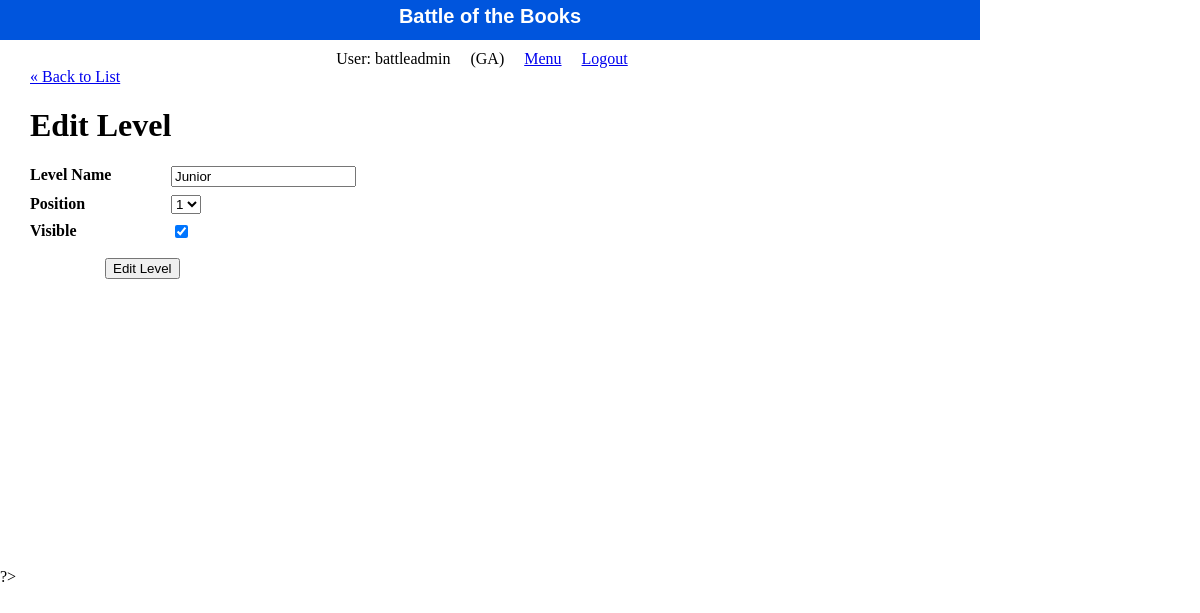
/public/staff/levels/edit.php?id=1 (signed in), run on the app's committed database.
### tables this page shows
CREATE TABLE `level` (
  `id` int(255) NOT NULL,
  `position` int(11) NOT NULL,
  `visible` int(11) NOT NULL,
  `level_name` varchar(255) DEFAULT NULL
);

### private/functions.php (called while the page is built, shortened)
<?php
function url_for($script_path) {
  return WWW_ROOT . $script_path;
}
function u($string="") {
  return urlencode($string);
}
function h($string="") {
  return htmlspecialchars($string);
}
 ?>

### private/database.php (called while the page is built, shortened)
<?php
  function db_escape($connection, $string) {
    return mysqli_real_escape_string($connection, $string);
  }
?>

### private/query_functions.php (called while the page is built, shortened)
<?php
  function find_all_levels() {
      global $db;
      $sql = "SELECT * FROM level ";
      $sql .= "ORDER BY position ASC";
      $result = mysqli_query($db, $sql);
      return $result;
    }
  function find_level_by_id($id) {
      global $db;
      $sql = "SELECT * FROM level ";
      $sql .= "WHERE id='" . db_escape($db, $id) . "'";
      $result = mysqli_query($db, $sql);
      $category = mysqli_fetch_assoc($result);
      return $category;
    }
?>

### public/staff/levels/edit.php (the view, shortened to what this page needs)
<?php
$id = $_GET['id'];
if(is_post_request())
{
  $level = [];
  $level['id'] = $id;
  $level['level_name'] = $_POST['level_name'] ?? '';
  $level['visible'] = $_POST['visible'] ?? '';
  $level['position'] = $_POST['position'] ?? '';
  $result = update_level($level);
  if($result === true)
  {
    redirect_to(url_for('/staff/levels/show.php?id=' . $id));
  }
  else
  {
    $errors = $result;
  }
}
  else {
  $level = find_level_by_id($id);
  }
  $level_set = find_all_levels();
  $level_count = mysqli_num_rows($level_set);
?>
<?php include(SHARED_PATH . '/staff_header.php'); ?>
<div id="content">
  <a class="back-link" href="<?php echo url_for('/staff/levels/index.php'); ?>">&laquo; Back to List</a>
  <div class="level new">
    <h1>Edit Level</h1>
    <form action="<?php echo url_for('/staff/levels/edit.php?id=' . h(u($id))); ?>" method="post">
      <dl>
        <dt>Level Name</dt>
        <dd><input type="text" name="level_name" value="<?php echo h($level['level_name']); ?>" /></dd>
      </dl>
      <dl>
        <dt>Position</dt>
        <dd>
          <select name="position">
            <?php
            for ($i=1; $i <= $level_count; $i++) {
              echo "<option value=\"{$i}\"";
              if($level["position"] == $i)
               {
                 echo " selected";
               }
               echo ">{$i}</option>" ;
             }
             ?>
          </select>
        </dd>
      </dl>
      <dl>
        <dt>Visible</dt>
        <dd>
          <input type="checkbox" name="visible" value="1"<?php if($level['visible'] == "1") { echo " checked"; } ?> />
        </dd>
      </dl>
      <div id="operations">
        <input type="submit" value="Edit Level" />
      </div>
    </form>
  </div>
</div>
?>

### public/stylesheets/staff.css (style rules this page uses)
html { height: 100%; width: 100%; }
body { height: 980px; width: 100%; margin: 0; padding: 0; }
#content { width: 920px; min-height: 500px; padding: 0 30px; }
dl { clear: both; overflow: hidden; margin: 0.5em 0; }
dt { float: left; font-weight: bold; width: 125px; }
dd { float: left; margin-left: 1em; }
#operations { clear: both; margin: 1em 0 1em 75px; }

### data on the page
level: level_name "Junior", position "1", visible "☑"

### other printed values
$_SESSION['username'] "battleadmin"
